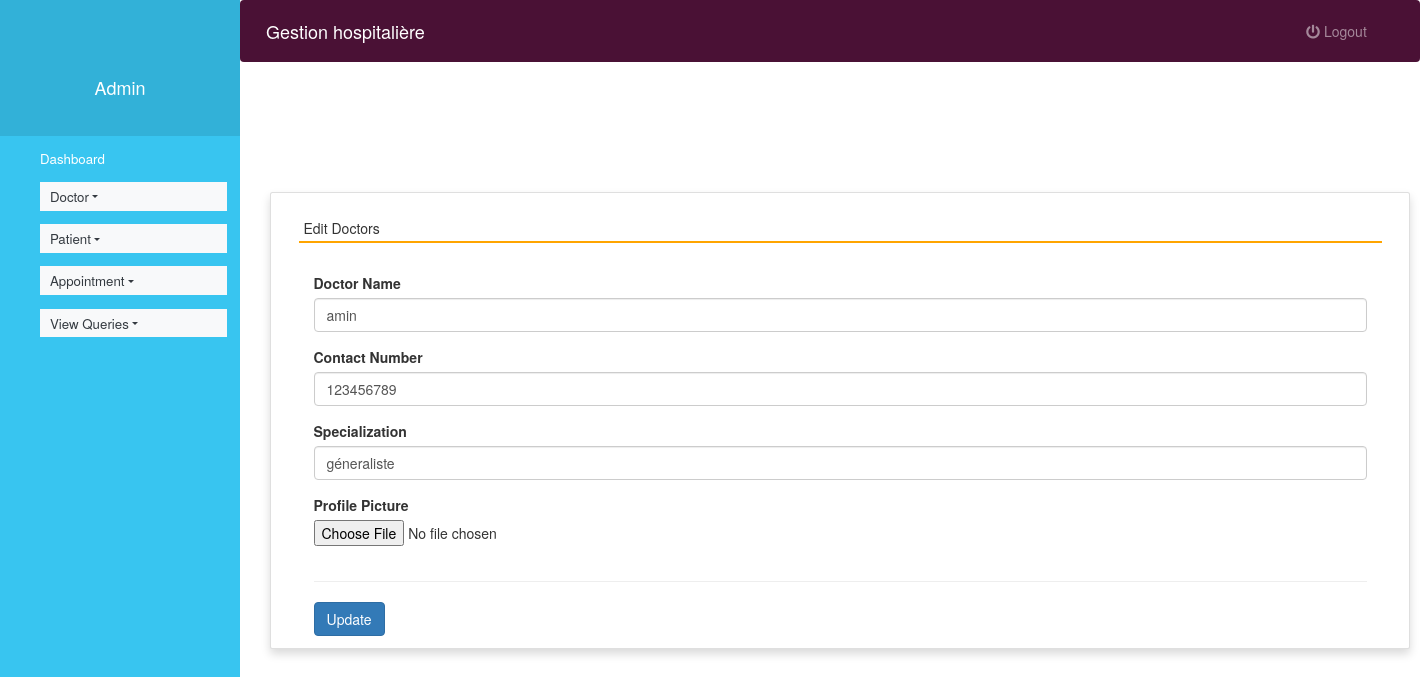
Screenshot of /edit_doctor/7 (signed in) with the database file from the repository.
### hospital/models.py (models this page shows, shortened)
class Doctor(models.Model):
    name = models.CharField(max_length=50)
    mobile = models.IntegerField()
    special = models.CharField(max_length=50)
    profile_pic = models.ImageField(upload_to='profile_pic/DoctorProfilePic/', null=True, blank=True)
    class Meta:
        db_table ="doctor"

### hospital/views.py (the view, shortened to what this page needs)
# urls.py: path('edit_doctor/<int:pid>',edit_doctor,name='edit_doctor'),
def edit_doctor(request,pid):
    error = ""
    if not request.user.is_authenticated:
        return redirect('login')
    user = request.user
    doctor = Doctor.objects.get(id=pid)
    return render(request, 'edit_doctor.html', locals())

### hospital/templates/edit_doctor.html (shortened to what this page needs)
{% extends 'admin_nav.html' %}
{% load static %}
{% block content %}
<html>
<head>
<link rel="stylesheet" href="https://maxcdn.bootstrapcdn.com/bootstrap/3.4.1/css/bootstrap.min.css">
  <link rel="stylesheet" href="https://cdnjs.cloudflare.com/ajax/libs/font-awesome/4.7.0/css/font-awesome.min.css">
  <link rel="stylesheet" href="https://use.fontawesome.com/releases/v5.6.3/css/all.css">
</head>
<body>
<br><br><br><br>
<div class="container card shadow m-5">
    <div class="card-body">
        <h5 class="p-2" style="border-bottom: 2px solid orange">Edit Doctors</h5>
             <br>
        <div class="container-fluid">
            <form method="post" enctype="multipart/form-data">
                <div class="form-row">
                    <div class="col-sm-12">
                        <div class="form-group">
                            <label>Doctor Name</label>
                            <input type="text" name="name" class="form-control" value="{{ doctor.name }}" required>
                        </div>
                    </div>
                    <div class="col-sm-12">
                        <div class="form-group">
                            <label>Contact Number</label>
                            <input type="text" name="mobile" class="form-control" value="{{ doctor.mobile }}" required>
                        </div>
                    </div>
                    <div class="col-sm-12">
                        <div class="form-group">
                            <label>Specialization</label>
                            <input type="text" name="special" class="form-control" value="{{ doctor.special }}" required>
                        </div>
                    </div>
                    <div class="col-sm-12">
                        <div class="form-group">
                            <label>Profile Picture</label>
                            <input type="file" name="profile_pic" class="form-control-file">
                        </div>
                    </div>
                </div>
                <hr>
                <input type="submit" value="Update" class="btn btn-primary">
            </form>
        </div>
    </div>
</div>
</body>
</html>
{% endblock content %}

### hospital/templates/admin_nav.html (style rules this page uses)
body { padding-left: 240px; }

### rows the page displays
Doctor: name "amin", mobile "123456789", special "géneraliste"
